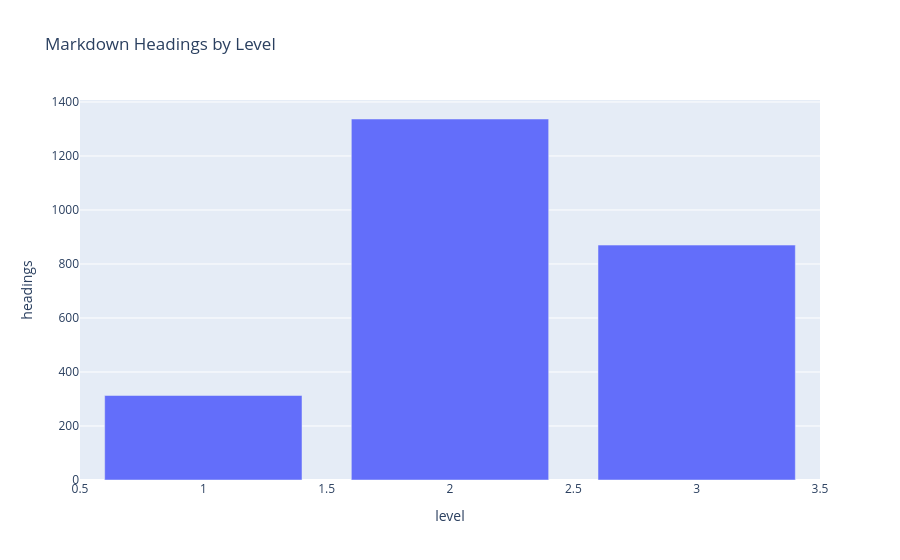

Notebook code cell kept with this figure:
### Code cell
heading_level_counts = (
    headings_df["level"]
    .value_counts()
    .sort_index()
    .rename_axis("level")
    .reset_index(name="headings")
)

display(heading_level_counts)

fig = px.bar(heading_level_counts, x="level", y="headings", title="Markdown Headings by Level")

fig.show()

### Figure 1 — Plotly figure (JSON) as saved in the notebook; plotly's stock layout.template omitted (floating-point values rounded to 4 significant figures)
{"data": [{"hovertemplate": "level=%{x}<br>headings=%{y}<extra></extra>", "legendgroup": "", "marker": {"color": "#636efa", "pattern": {"shape": ""}}, "name": "", "orientation": "v", "showlegend": false, "textposition": "auto", "type": "bar", "x": [1, 2, 3], "xaxis": "x", "y": [313, 1337, 870], "yaxis": "y"}], "layout": {"barmode": "relative", "legend": {"tracegroupgap": 0}, "title": {"text": "Markdown Headings by Level"}, "xaxis": {"anchor": "y", "domain": [0, 1], "title": {"text": "level"}}, "yaxis": {"anchor": "x", "domain": [0, 1], "title": {"text": "headings"}}}}
